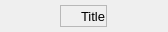
<?xml version="1.0" encoding="UTF-8"?>
<ui version="4.0">
 <class>Form</class>
 <widget class="QWidget" name="Form">
  <property name="geometry">
   <rect>
    <x>0</x>
    <y>0</y>
    <width>168</width>
    <height>32</height>
   </rect>
  </property>
  <property name="font">
   <font>
    <pointsize>10</pointsize>
   </font>
  </property>
  <property name="windowTitle">
   <string>Form</string>
  </property>
  <layout class="QVBoxLayout" name="verticalLayout">
   <property name="spacing">
    <number>5</number>
   </property>
   <property name="leftMargin">
    <number>5</number>
   </property>
   <property name="topMargin">
    <number>5</number>
   </property>
   <property name="rightMargin">
    <number>5</number>
   </property>
   <property name="bottomMargin">
    <number>5</number>
   </property>
   <item alignment="Qt::AlignmentFlag::AlignHCenter">
    <widget class="QFrame" name="frame">
     <property name="frameShape">
      <enum>QFrame::Shape::StyledPanel</enum>
     </property>
     <property name="frameShadow">
      <enum>QFrame::Shadow::Raised</enum>
     </property>
     <layout class="QHBoxLayout" name="horizontalLayout">
      <property name="spacing">
       <number>0</number>
      </property>
      <property name="leftMargin">
       <number>0</number>
      </property>
      <property name="topMargin">
       <number>0</number>
      </property>
      <property name="rightMargin">
       <number>0</number>
      </property>
      <property name="bottomMargin">
       <number>0</number>
      </property>
      <item alignment="Qt::AlignmentFlag::AlignLeft">
       <widget class="QLabel" name="iconlabel">
        <property name="minimumSize">
         <size>
          <width>20</width>
          <height>20</height>
         </size>
        </property>
        <property name="maximumSize">
         <size>
          <width>20</width>
          <height>20</height>
         </size>
        </property>
        <property name="text">
         <string/>
        </property>
        <property name="scaledContents">
         <bool>true</bool>
        </property>
       </widget>
      </item>
      <item alignment="Qt::AlignmentFlag::AlignLeft">
       <widget class="QLabel" name="titlelabel">
        <property name="sizePolicy">
         <sizepolicy hsizetype="Expanding" vsizetype="Preferred">
          <horstretch>0</horstretch>
          <verstretch>0</verstretch>
         </sizepolicy>
        </property>
        <property name="font">
         <font>
          <pointsize>10</pointsize>
          <bold>false</bold>
         </font>
        </property>
        <property name="text">
         <string>Title</string>
        </property>
        <property name="wordWrap">
         <bool>true</bool>
        </property>
       </widget>
      </item>
     </layout>
    </widget>
   </item>
  </layout>
 </widget>
 <resources/>
 <connections/>
</ui>
